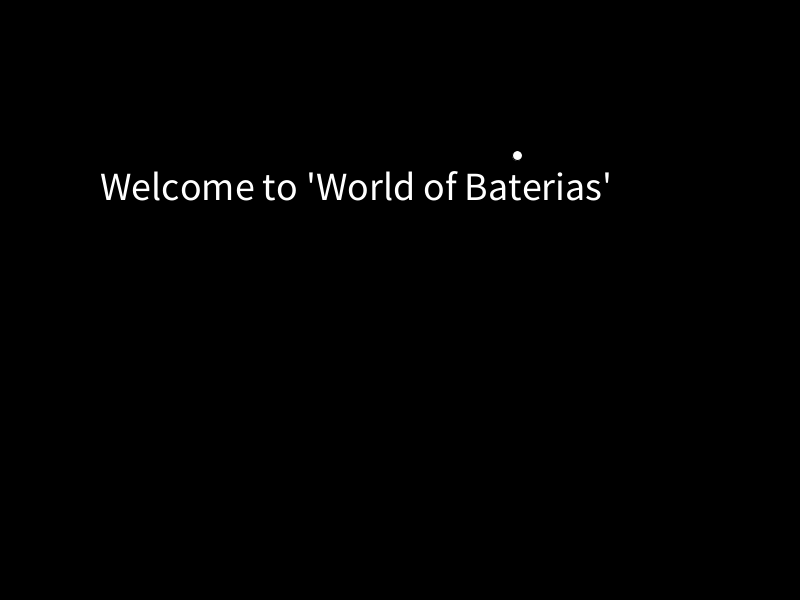
Frame 1 (no input)
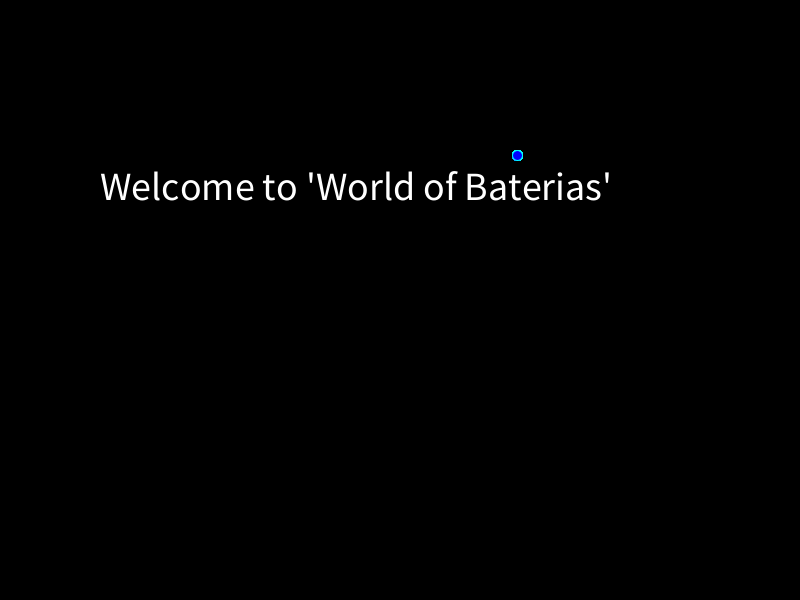
Frame 60 (the mouse pressed at the canvas centre just before this capture)
Frame 120 (the mouse held since frame 60 and released just before this capture): identical to frame 60, image omitted

The Processing sketch that drew these frames (run headless with seeded random() and noise(); from frame 60 on, the mouse is pressed at the canvas centre):

// Processing sketch: sketch_ELFolio_part3
// ── sketch_ELFolio_part3.pde
void setup(){
  size(800,600);
  background(0);
     fill(255);
    textSize(40);
    text("Welcome to 'World of Baterias'",100,200,30);
}
float x=random(0,800);
float y=random(0,600);
int b = 1;
int i;
float t;

void draw(){
  ellipse(x,y,10,10);
  fill(0,0,255);
  stroke(0,255,255);
}
void mousePressed(){
  if(mouseButton == LEFT){
    b=b*2;
   for(int i=1;i<=b;i ++){
      x = random(10,800);
      y = random(10,600);
      ellipse(x,y,10,10);
    }
   if (mouseButton == RIGHT) {
   
    fill(0);  
    stroke(0);
    rect(0, 0, 799, 599);
 
  
  }
  println("amount of baterias increasing ="+" "+b);
}
}
